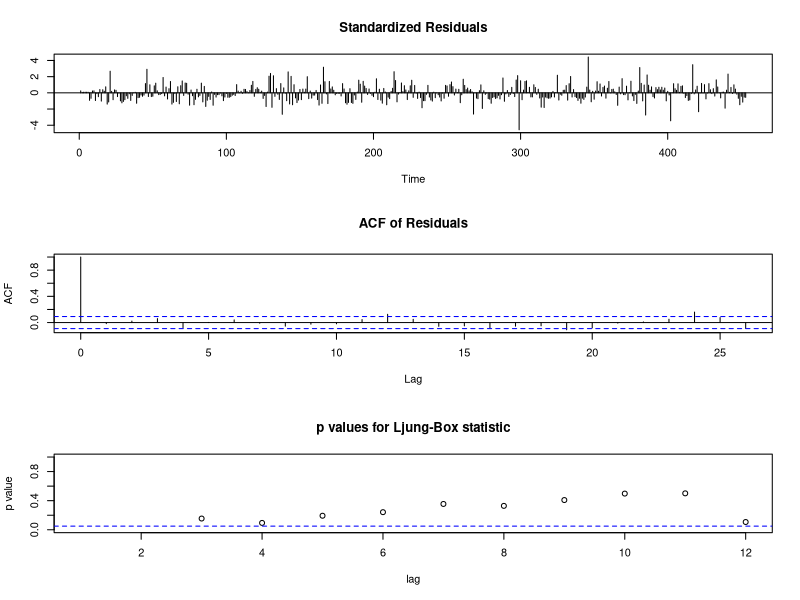

The R script that drew this image:
##################################################################
#tsdiag2 returns the p-values for the 
#Ljung-Box test statistic for a range of lags
#H=p+q+1,...p+q+gof.lag, where p and q are the ARMA model orders.
#Note that your time series must be longer than gof.lag+p+q+1.
##################################################################

tsdiag2<-function (object,gof.lag = 10, ...)
{
oldpar <- par(mfrow = c(3, 1))
on.exit(par(oldpar))
rs <- object$residuals

p <- as.list(object$call$order)[[2]][1]
q <- as.list(object$call$order)[[4]][1]

stdres <- rs/sqrt(object$sigma2)
plot(stdres, type = "h", main = "Standardized Residuals", ylab = "")
abline(h = 0)
acf(object$residuals, plot = TRUE, main = "ACF of Residuals", na.action = na.pass)
nlag <- gof.lag+p+q
pval <- c()
s<-(1+p+q)
for (i in s:nlag) pval[i] <- Box.test2(rs, i, type = "Ljung-Box",fitdf=p+q)$p.value
plot(1:nlag, pval, xlab = "lag", ylab = "p value", ylim = c(0, 1), main = "p values for Ljung-Box statistic")
abline(h = 0.05, lty = 2, col = "blue")
}


############################################
#when there is a seasonal component,       #
#we use tsdiagseasonal2                    #
############################################
tsdiagseasonal2<-function (object,gof.lag = 10, ...)
{
oldpar <- par(mfrow = c(3, 1))
on.exit(par(oldpar))
rs <- object$residuals

p <- as.list(object$call$order)[[2]][1]
q <- as.list(object$call$order)[[4]][1]

P<-as.list(object$call$seasonal$order)[[2]][1]
Q<-as.list(object$call$seasonal$order)[[4]][1]

stdres <- rs/sqrt(object$sigma2)
plot(stdres, type = "h", main = "Standardized Residuals", ylab = "")
abline(h = 0)
acf(object$residuals, plot = TRUE, main = "ACF of Residuals", na.action = na.pass)
nlag <- gof.lag+p+q+P+Q
pval <- c()
s<-(1+p+q+P+Q)
for (i in s:nlag) pval[i] <- Box.test2(rs, i, type = "Ljung-Box",fitdf=p+q+P+Q)$p.value
plot(1:nlag, pval, xlab = "lag", ylab = "p value", ylim = c(0, 1), main = "p values for Ljung-Box statistic")
abline(h = 0.05, lty = 2, col = "blue")
}

Box.test2<-function (x, lag = 1, type = c("Box-Pierce", "Ljung-Box"), fitdf = 0) 
{
    if (NCOL(x) > 1) 
        stop("x is not a vector or univariate time series")
    DNAME <- deparse(substitute(x))
    type <- match.arg(type)
    cor <- acf(x, lag.max = lag, plot = FALSE, na.action = na.pass)
    n <- sum(!is.na(x))
    PARAMETER <- lag - fitdf
    obs <- cor$acf[2:(lag + 1)]
    if (type == "Box-Pierce") {
        METHOD <- "Box-Pierce test"
        STATISTIC <- n * sum(obs^2)
        PVAL <- 1 - pchisq(STATISTIC, lag - fitdf)
    }
    else {
        METHOD <- "Box-Ljung test"
        STATISTIC <- n * (n + 2) * sum(1/seq.int(n - 1, n - lag) * 
            obs^2)
        PVAL <- 1 - pchisq(STATISTIC, lag - fitdf) # fitdf should be p+q instead of the default 0 in the original code
    }
    names(STATISTIC) <- "X-squared"
    names(PARAMETER) <- "df"
    structure(list(statistic = STATISTIC, parameter = PARAMETER, 
        p.value = PVAL, method = METHOD, data.name = DNAME), 
        class = "htest")
}


#Example: fish data
rec = scan("recruit.dat")
#Exact Maximum likelihood
rec.ML<-arima(rec,order=c(2,0,0),method="ML")
rec.ML
tsdiag2(rec.ML,10)

